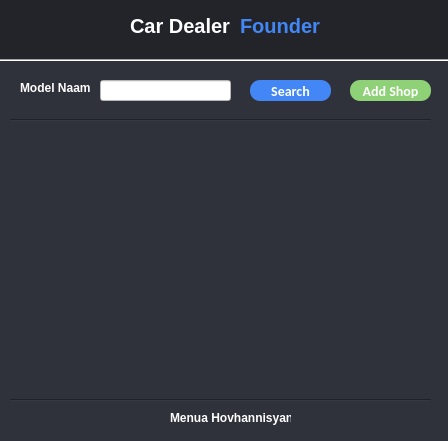
<?xml version="1.0" encoding="UTF-8"?>
<ui version="4.0">
 <class>MainWindow</class>
 <widget class="QMainWindow" name="MainWindow">
  <property name="enabled">
   <bool>true</bool>
  </property>
  <property name="geometry">
   <rect>
    <x>0</x>
    <y>0</y>
    <width>448</width>
    <height>441</height>
   </rect>
  </property>
  <property name="sizePolicy">
   <sizepolicy hsizetype="Preferred" vsizetype="Preferred">
    <horstretch>0</horstretch>
    <verstretch>0</verstretch>
   </sizepolicy>
  </property>
  <property name="windowTitle">
   <string>MainWindow</string>
  </property>
  <property name="styleSheet">
   <string notr="true">background-color: rgb(255, 255, 255);</string>
  </property>
  <property name="animated">
   <bool>true</bool>
  </property>
  <widget class="QWidget" name="centralwidget">
   <property name="statusTip">
    <string/>
   </property>
   <widget class="Line" name="line">
    <property name="geometry">
     <rect>
      <x>0</x>
      <y>60</y>
      <width>451</width>
      <height>391</height>
     </rect>
    </property>
    <property name="styleSheet">
     <string notr="true">color: rgb(47, 50, 58);</string>
    </property>
    <property name="frameShadow">
     <enum>QFrame::Plain</enum>
    </property>
    <property name="lineWidth">
     <number>500</number>
    </property>
    <property name="orientation">
     <enum>Qt::Vertical</enum>
    </property>
   </widget>
   <widget class="Line" name="line_2">
    <property name="geometry">
     <rect>
      <x>0</x>
      <y>0</y>
      <width>451</width>
      <height>61</height>
     </rect>
    </property>
    <property name="styleSheet">
     <string notr="true">color: rgb(34, 36, 42);</string>
    </property>
    <property name="frameShadow">
     <enum>QFrame::Plain</enum>
    </property>
    <property name="lineWidth">
     <number>500</number>
    </property>
    <property name="orientation">
     <enum>Qt::Horizontal</enum>
    </property>
   </widget>
   <widget class="QPushButton" name="search_btn">
    <property name="geometry">
     <rect>
      <x>250</x>
      <y>80</y>
      <width>81</width>
      <height>21</height>
     </rect>
    </property>
    <property name="styleSheet">
     <string notr="true">QPushButton{
      background-color: rgb(66, 135, 245);
      border-radius: 10px;
      font: bold 14px Calibri;
color:white;
  }

QPushButton:hover{
 background-color: rgb(47, 96, 173);
}

QPushButton:pressed{
background-color: rgb(21, 43, 79);
}</string>
    </property>
    <property name="text">
     <string>Search</string>
    </property>
   </widget>
   <widget class="QLineEdit" name="input_txt">
    <property name="geometry">
     <rect>
      <x>100</x>
      <y>80</y>
      <width>131</width>
      <height>21</height>
     </rect>
    </property>
   </widget>
   <widget class="QLabel" name="label1">
    <property name="geometry">
     <rect>
      <x>20</x>
      <y>80</y>
      <width>71</width>
      <height>16</height>
     </rect>
    </property>
    <property name="styleSheet">
     <string notr="true">background-color: rgb(47,50,58);
color: rgb(255, 255, 255);
font: bold Calibri;</string>
    </property>
    <property name="text">
     <string>Model Naam: </string>
    </property>
   </widget>
   <widget class="Line" name="line_5">
    <property name="geometry">
     <rect>
      <x>10</x>
      <y>390</y>
      <width>421</width>
      <height>20</height>
     </rect>
    </property>
    <property name="styleSheet">
     <string notr="true">background-color: rgb(47, 50, 58);
</string>
    </property>
    <property name="orientation">
     <enum>Qt::Horizontal</enum>
    </property>
   </widget>
   <widget class="QLabel" name="label_2">
    <property name="geometry">
     <rect>
      <x>130</x>
      <y>10</y>
      <width>111</width>
      <height>31</height>
     </rect>
    </property>
    <property name="styleSheet">
     <string notr="true">background-color: none;
color: rgb(255, 255, 255);
font: bold Calibri;
font-size: 20px;</string>
    </property>
    <property name="text">
     <string>Car Dealer</string>
    </property>
   </widget>
   <widget class="QLabel" name="label_3">
    <property name="geometry">
     <rect>
      <x>240</x>
      <y>10</y>
      <width>91</width>
      <height>31</height>
     </rect>
    </property>
    <property name="styleSheet">
     <string notr="true">background-color: none;
color: rgb(66, 135, 245);
font: bold Calibri;
font-size: 20px;</string>
    </property>
    <property name="text">
     <string>Founder</string>
    </property>
   </widget>
   <widget class="Line" name="line_6">
    <property name="geometry">
     <rect>
      <x>10</x>
      <y>110</y>
      <width>421</width>
      <height>20</height>
     </rect>
    </property>
    <property name="styleSheet">
     <string notr="true">background-color: rgb(47, 50, 58);
</string>
    </property>
    <property name="orientation">
     <enum>Qt::Horizontal</enum>
    </property>
   </widget>
   <widget class="QLabel" name="label2">
    <property name="geometry">
     <rect>
      <x>170</x>
      <y>410</y>
      <width>121</width>
      <height>16</height>
     </rect>
    </property>
    <property name="styleSheet">
     <string notr="true">background-color: rgb(47,50,58);
color: rgb(255, 255, 255);
font: bold Calibri;</string>
    </property>
    <property name="text">
     <string>Menua Hovhannisyan</string>
    </property>
   </widget>
   <widget class="QListWidget" name="result_lw">
    <property name="geometry">
     <rect>
      <x>10</x>
      <y>130</y>
      <width>421</width>
      <height>261</height>
     </rect>
    </property>
    <property name="styleSheet">
     <string notr="true">background-color: rgb(47, 50, 58);
color: white;
border: none;</string>
    </property>
   </widget>
   <widget class="Line" name="line_7">
    <property name="geometry">
     <rect>
      <x>0</x>
      <y>50</y>
      <width>451</width>
      <height>20</height>
     </rect>
    </property>
    <property name="styleSheet">
     <string notr="true">background-color: none;
</string>
    </property>
    <property name="orientation">
     <enum>Qt::Horizontal</enum>
    </property>
   </widget>
   <widget class="QLabel" name="error_lbl">
    <property name="geometry">
     <rect>
      <x>10</x>
      <y>130</y>
      <width>311</width>
      <height>16</height>
     </rect>
    </property>
    <property name="styleSheet">
     <string notr="true">background-color: none;
color: rgb(199, 56, 56);</string>
    </property>
    <property name="text">
     <string/>
    </property>
   </widget>
   <widget class="QPushButton" name="add_btn">
    <property name="geometry">
     <rect>
      <x>350</x>
      <y>80</y>
      <width>81</width>
      <height>21</height>
     </rect>
    </property>
    <property name="styleSheet">
     <string notr="true">QPushButton{
      background-color: rgb(142, 209, 119);
      border-radius: 10px;
      font: bold 14px Calibri;
color:white;
  }

QPushButton:hover{
 background-color: rgb(123, 209, 94);
}

QPushButton:pressed{
background-color: rgb(96, 163, 73);
}</string>
    </property>
    <property name="text">
     <string>Add Shop</string>
    </property>
   </widget>
   <zorder>line_2</zorder>
   <zorder>line</zorder>
   <zorder>search_btn</zorder>
   <zorder>input_txt</zorder>
   <zorder>label1</zorder>
   <zorder>line_5</zorder>
   <zorder>label_2</zorder>
   <zorder>label_3</zorder>
   <zorder>line_6</zorder>
   <zorder>label2</zorder>
   <zorder>result_lw</zorder>
   <zorder>line_7</zorder>
   <zorder>error_lbl</zorder>
   <zorder>add_btn</zorder>
  </widget>
 </widget>
 <resources/>
 <connections/>
</ui>
